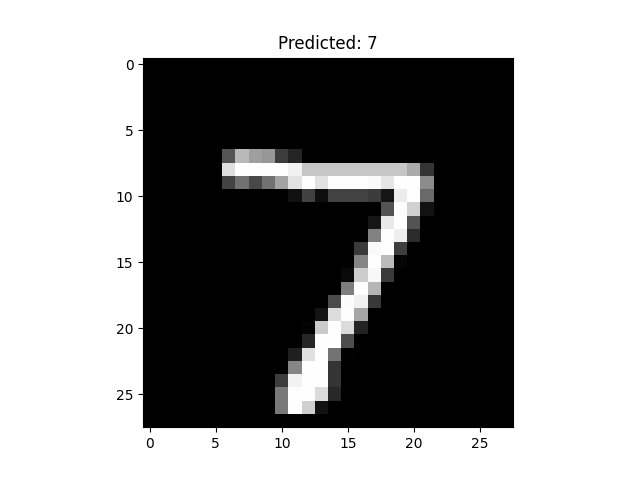

Reproduce this figure in Python.
import tensorflow as tf
from tensorflow import keras
from tensorflow.keras import layers
import numpy as np
import matplotlib.pyplot as plt

# Loading and preprocess the dataset
mnist = keras.datasets.mnist
(x_train, y_train), (x_test, y_test) = mnist.load_data()

# Normalizing the images
x_train, x_test = x_train / 255.0, x_test / 255.0

# Reshaping the images to fit CNN input (28x28x1)
x_train = x_train.reshape(-1, 28, 28, 1)
x_test = x_test.reshape(-1, 28, 28, 1)

# Defining the CNN model
model = keras.Sequential([
    layers.Conv2D(32, (3,3), activation='relu', input_shape=(28,28,1)),
    layers.MaxPooling2D((2,2)),
    layers.Conv2D(64, (3,3), activation='relu'),
    layers.MaxPooling2D((2,2)),
    layers.Flatten(),
    layers.Dense(64, activation='relu'),
    layers.Dense(10, activation='softmax')
])

# Compiling the model
model.compile(optimizer='adam',
              loss='sparse_categorical_crossentropy',
              metrics=['accuracy'])

# Training the model
model.fit(x_train, y_train, epochs=10, validation_data=(x_test, y_test))

# Evaluating the model
test_loss, test_acc = model.evaluate(x_test, y_test)
print(f"Test Accuracy: {test_acc * 100:.2f}%")

# Predicting on a sample image
sample_image = np.expand_dims(x_test[0], axis=0)
prediction = np.argmax(model.predict(sample_image))
print(f"Predicted Digit: {prediction}")

# Displaying the sample image
plt.imshow(x_test[0].reshape(28, 28), cmap='gray')
plt.title(f"Predicted: {prediction}")
plt.show()
